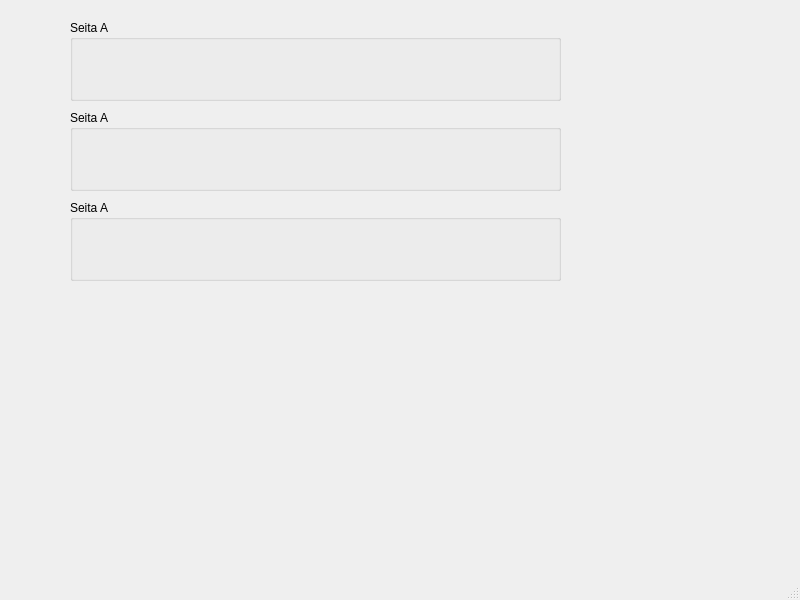
<?xml version="1.0" encoding="UTF-8"?>
<ui version="4.0">
 <class>MainWindow</class>
 <widget class="QMainWindow" name="MainWindow">
  <property name="geometry">
   <rect>
    <x>0</x>
    <y>0</y>
    <width>800</width>
    <height>600</height>
   </rect>
  </property>
  <property name="windowTitle">
   <string>MainWindow</string>
  </property>
  <widget class="QWidget" name="entralwidget">
   <widget class="QGroupBox" name="groupBox">
    <property name="geometry">
     <rect>
      <x>70</x>
      <y>20</y>
      <width>491</width>
      <height>81</height>
     </rect>
    </property>
    <property name="title">
     <string>Seita A</string>
    </property>
   </widget>
   <widget class="QGroupBox" name="groupBox_2">
    <property name="geometry">
     <rect>
      <x>70</x>
      <y>110</y>
      <width>491</width>
      <height>81</height>
     </rect>
    </property>
    <property name="title">
     <string>Seita A</string>
    </property>
   </widget>
   <widget class="QGroupBox" name="groupBox_3">
    <property name="geometry">
     <rect>
      <x>70</x>
      <y>200</y>
      <width>491</width>
      <height>81</height>
     </rect>
    </property>
    <property name="title">
     <string>Seita A</string>
    </property>
    <widget class="QGroupBox" name="groupBox_4">
     <property name="geometry">
      <rect>
       <x>50</x>
       <y>80</y>
       <width>491</width>
       <height>81</height>
      </rect>
     </property>
     <property name="title">
      <string>Seita A</string>
     </property>
    </widget>
   </widget>
  </widget>
  <widget class="QMenuBar" name="menubar">
   <property name="geometry">
    <rect>
     <x>0</x>
     <y>0</y>
     <width>800</width>
     <height>21</height>
    </rect>
   </property>
  </widget>
  <widget class="QStatusBar" name="statusbar"/>
 </widget>
 <resources/>
 <connections/>
</ui>
